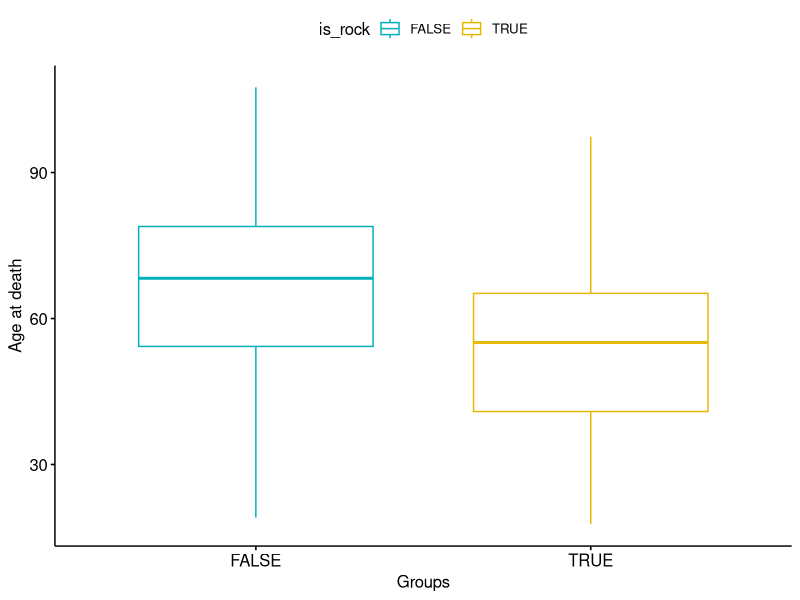
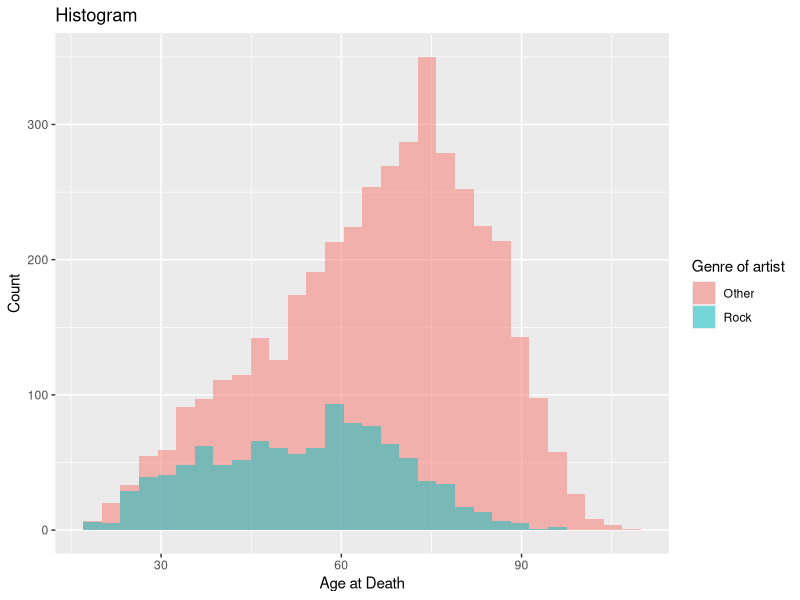
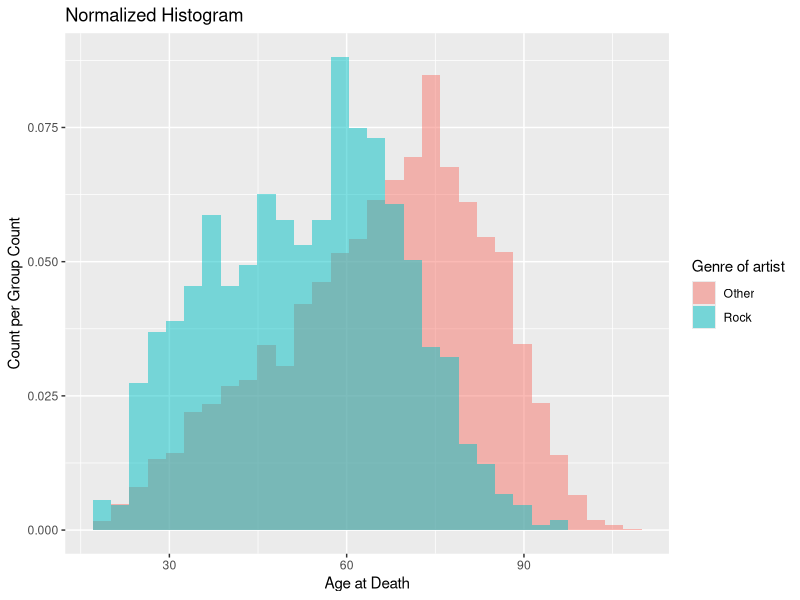
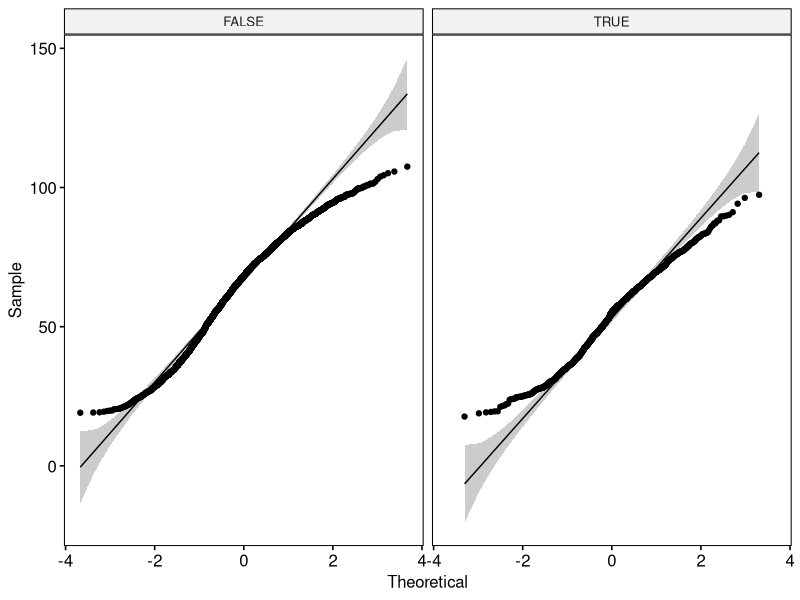

Here is the R script that generated these plots, in order:

library(tidyverse)

## Load in csv as dataframe
df <- read_csv2('death_genre.csv')

## Transform birth and death dates to date formats 
## + calculate age at death
## + add logical expression column if the genre contains rock or not
calculations_df <- df %>%
  mutate(`birth date` = as.Date(`birth date`),
         `death date` = as.Date(`death date`),
         days_at_death = `death date` - `birth date`,
         age_at_death = days_at_death / 365.25,
         is_rock = str_detect(genre,coll("rock", ignore_case = TRUE)))

clean_df <- subset(calculations_df, !(age_at_death <= 17)) %>%
  mutate(age_at_death = as.numeric(age_at_death))

## Group by the logical expression then calculate count, mean age, SD of age
summary_df <- clean_df %>%
  select(age_at_death, is_rock) %>%
  group_by(is_rock) %>%
  summarise(n = n(),
            m_age_at_death = mean(age_at_death),
            SD = sd(age_at_death),
            statistic = shapiro.test(age_at_death)$statistic,
            p.value = shapiro.test(age_at_death)$p.value,
            median = median(age_at_death),
            IQR = IQR(age_at_death))
#Shapiro-Wilks test of normality is singificant, assumption of normality is not met


# Boxplot visualization
# install.packages("ggpubr")
library(ggpubr)
ggboxplot(clean_df, x = "is_rock", y = "age_at_death", 
          color = "is_rock", palette = c("#00AFBB", "#E7B800"),
          ylab = "Age at death", xlab = "Groups")

## Histogram
ggplot(clean_df, aes(x = age_at_death, fill = is_rock)) +
  geom_histogram(position = "identity", bins = 30, alpha=0.5) +
  labs(x = "Age at Death", y = "Count", fill = "Genre of artist",
       title = "Histogram",
       subtitle = ) +
  scale_fill_discrete(labels = c("Other", "Rock"))


#lines(seq(10, 40, by=.5), dnorm(seq(10, 40, by=.5),
                               # mean(mtcars$mpg), sd(mtcars$mpg)), col="blue")

# Normalized histogram visualization
ggplot(clean_df, aes(x = age_at_death, fill = is_rock)) +
  geom_histogram(aes(y = 2*(..density..)/sum(..density..)),
                 position = "identity", bins = 30, alpha=0.5) +
  labs(x = "Age at Death", y = "Count per Group Count", fill = "Genre of artist",
       title = "Normalized Histogram",
       subtitle = ) +
  scale_fill_discrete(labels = c("Other", "Rock"))


## Q-Q plots
ggqqplot(clean_df, x = "age_at_death", facet.by = "is_rock")

library(car)
# Levene's test with one independent variable
leveneTest(age_at_death ~ is_rock, data = clean_df) #p = 0.0099 not met

## Independent t-test - only if we were able to assume equal distribution, but no
t.test (age_at_death ~ is_rock, var.equal=FALSE, data = clean_df)

## Wilcoxon test - since assumption of normality is not met
wilcox.test(age_at_death ~ is_rock, data = clean_df)



